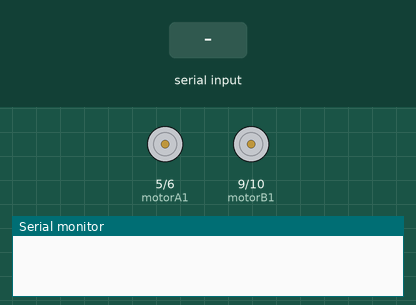
A sketch run on a simulated Arduino Uno, built with avr-gcc and run on an emulated ATmega328P. Shown: motor-driver pin pairs drawn as motors (green arrow = first pin HIGH = forward, orange = second pin HIGH = backward, longer = more drive), the last lines printed to the serial monitor. The inputs (shaded band) are chosen by the test bench.

Above: at 1.2 s.
1.3 s: "F" received over Serial
At 2.3 s:
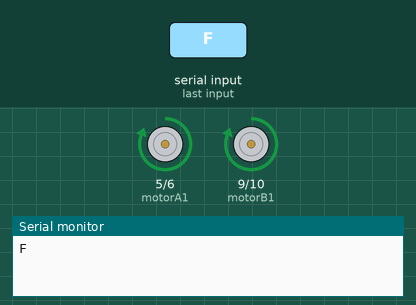
2.8 s: "B" received over Serial
At 3.4 s:
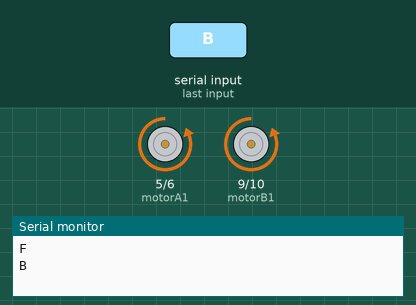
4.3 s: "L" received over Serial
At 5.5 s:
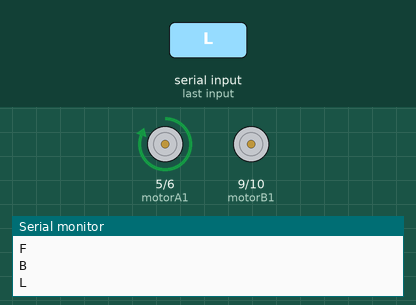
5.8 s: "R" received over Serial
At 6.9 s:
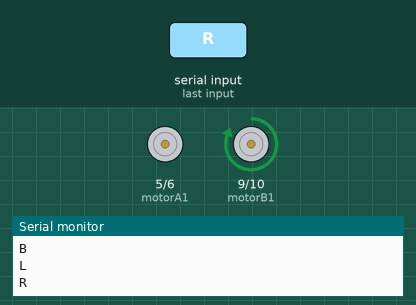
Timing chart, 0 to 8.3 s (numbered marks = the images above; inputs shaded):
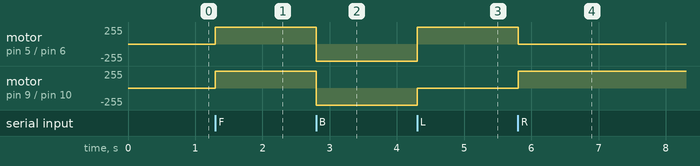

The sketch:

bluetooth.ino
```cpp
  const int motorA1  = 5;
  const int motorA2  = 6;
  const int motorB1  = 9;
  const int motorB2  = 10;

  const int bluein = 2;
  int perVolt;
  float voltage = 0.0;
  int level;
  int i=0;
  int j=0;
  char state;
  int vSpeed=200;

void setup() {
    pinMode(motorA1, OUTPUT);
    pinMode(motorA2, OUTPUT);
    pinMode(motorB1, OUTPUT);
    pinMode(motorB2, OUTPUT);
    Serial.begin(9600);
}

void loop() {
    if(Serial.available() > 0){
      state = Serial.read();
      Serial.println(state);
    }
    if (state == 'F') {
 digitalWrite(motorA1,HIGH);
 digitalWrite(motorA2, LOW);
 digitalWrite(motorB1,HIGH);
 digitalWrite(motorB2, LOW);
    }
    if (state == 'B') {
 digitalWrite(motorA2,HIGH);
 digitalWrite(motorA1, LOW);
 digitalWrite(motorB2,HIGH);
 digitalWrite(motorB1, LOW);
    }
    else if (state == 'L') {
     digitalWrite(motorA1, HIGH);
  digitalWrite(motorA2, LOW);
    digitalWrite(motorB1,LOW);
  digitalWrite(motorB2, LOW);
    }

    else if (state == 'R') {
      digitalWrite(motorA1, LOW);
  digitalWrite(motorA2,LOW);
        digitalWrite(motorB1,HIGH);
  digitalWrite(motorB2,LOW);
    }
      //state='n';
    else if (state == 'S'){
        analogWrite(motorA1, 0);
  analogWrite(motorA2, 0);
        analogWrite(motorB1, 0);
  analogWrite(motorB2, 0);
    }


}
```

Measured:
- after the input at 1.3 s, motor on pin 5 (motorA1) / pin 6 (motorA2), motor on pin 9 (motorB1) / pin 10 (motorB2): stopped → forward 255/255 at once
- after the input at 2.8 s, motor on pin 5 (motorA1) / pin 6 (motorA2), motor on pin 9 (motorB1) / pin 10 (motorB2): forward 255/255 → backward 255/255 at once
- after the input at 4.3 s, motor on pin 5 (motorA1) / pin 6 (motorA2): backward 255/255 → forward 255/255 at once; motor on pin 9 (motorB1) / pin 10 (motorB2): backward 255/255 → stopped at once
- after the input at 5.8 s, motor on pin 5 (motorA1) / pin 6 (motorA2): forward 255/255 → stopped at once; motor on pin 9 (motorB1) / pin 10 (motorB2): stopped → forward 255/255 at once
